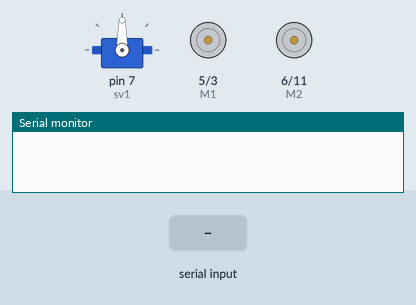
Bench run of a sketch on a simulated Arduino Uno, built with avr-gcc and run on an emulated ATmega328P. Shown: servo, direction and speed pins drawn as motors (green arrow = direction pin HIGH = forward, orange = LOW = backward, longer = more drive), the last lines printed to the serial monitor. The inputs (shaded band) are chosen by the test bench.

Above: at 1.2 s.
1.3 s: "u" received over Serial
At 3.0 s:
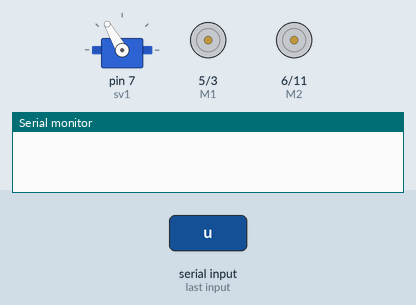
3.4 s: "a" received over Serial
4.9 s: "b" received over Serial
At 5.7 s:
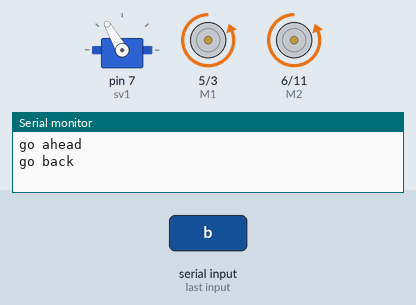
6.4 s: "l" received over Serial
At 6.8 s:
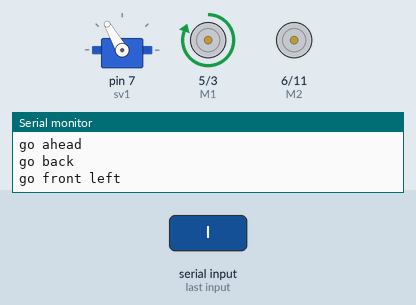
7.9 s: "r" received over Serial
At 9.1 s:
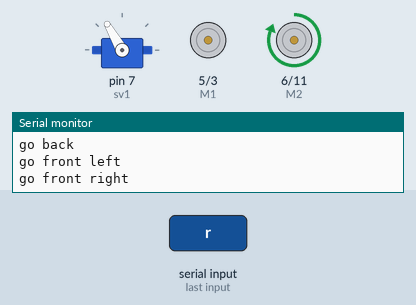
9.4 s: "d" received over Serial
At 10.3 s:
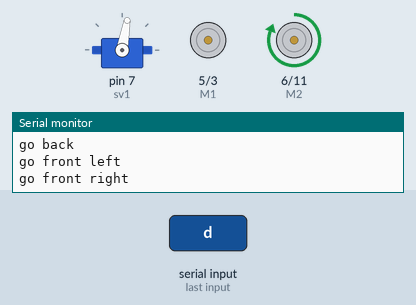
Timing chart, 0 to 11.9 s (numbered marks = the images above; inputs shaded):
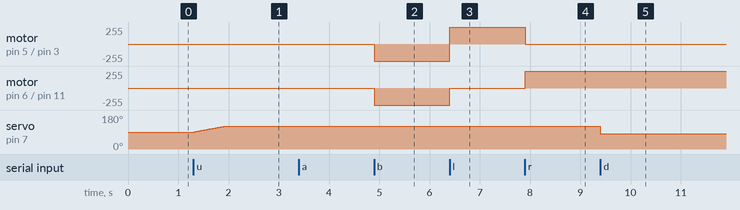

The sketch:

GestureCar.ino
```cpp
#include <Servo.h>
Servo sv1;
int E1 = 3;    //左侧电机，数字
int M1 = 5;    //左侧电机，模拟
int E2 =11;    //右侧电机，数字
int M2 =6;     //右侧电机，模拟
int up = 30;    //舵机向上旋转角度
int down = 10;  //舵机向下旋转角度

void setup() {
   sv1.attach(7);
   pinMode(M1, OUTPUT);
   pinMode(E1, OUTPUT);
   pinMode(M2, OUTPUT);
   pinMode(E2, OUTPUT);
   Serial.begin(115200);   //定义串口波特率
   sv1.write(90);
}

void loop() {
    if (Serial.available()>0){         //表示判断如果串口有数据发送过来
     char value=Serial.read();         //定义”字符型变量“value，赋值为接收到的串口信息

      switch(value){
        case 's':
        Serial.println("stop");
        digitalWrite(E1,LOW);
        digitalWrite(M1,LOW);
        digitalWrite(E2,LOW);
        digitalWrite(M2,LOW);
        break;

        case 'a':
        Serial.println("go ahead");
        digitalWrite(E1,LOW);
        digitalWrite(M1,HIGH);
        digitalWrite(E2,LOW);
        digitalWrite(M2,HIGH);
        break;

        case 'b':
        Serial.println("go back");
        digitalWrite(E1,HIGH);
        digitalWrite(M1,LOW);
        digitalWrite(E2,HIGH);
        digitalWrite(M2,LOW);
        break;

        case 'l':
        Serial.println("go front left");
        digitalWrite(E1,HIGH);            //定义引脚3为低电平
        analogWrite(M1,150);              //定义引脚5为PWM模拟输出，并定义输出数值，输出值范围为0-255
        digitalWrite(E2,LOW);            //定义引脚11为低电平
        digitalWrite(M2,HIGH);           //定义引脚6为高电平
        break;

        case 'r':
        Serial.println("go front right");
        digitalWrite(E1,LOW);
        digitalWrite(M1,HIGH);
        digitalWrite(E2,HIGH);
        analogWrite(M2,150);
        break;

        case 'u':
        for(int i =90; i<= 90+up;i++){
          sv1.write(i);
          delay(20);
        }
        break;

        case 'd':
        sv1.write(90-down);
        break;
      }
    }
  }
```

Measured:
- after the input at 1.3 s, servo on pin 7 (sv1): moves from 90° to 120° over 0.58 s, starting at once
- after the input at 4.9 s, motor on pin 5 (M1) / pin 3 (E1), motor on pin 6 (M2) / pin 11 (E2): stopped → backward 255/255 at once
- after the input at 6.4 s, motor on pin 5 (M1) / pin 3 (E1): backward 255/255 → forward 255/255 at once; motor on pin 6 (M2) / pin 11 (E2): backward 255/255 → stopped at once
- after the input at 7.9 s, motor on pin 5 (M1) / pin 3 (E1): forward 255/255 → stopped at once; motor on pin 6 (M2) / pin 11 (E2): stopped → forward 255/255 at once
- after the input at 9.4 s, servo on pin 7 (sv1): 120° → 80° at once
